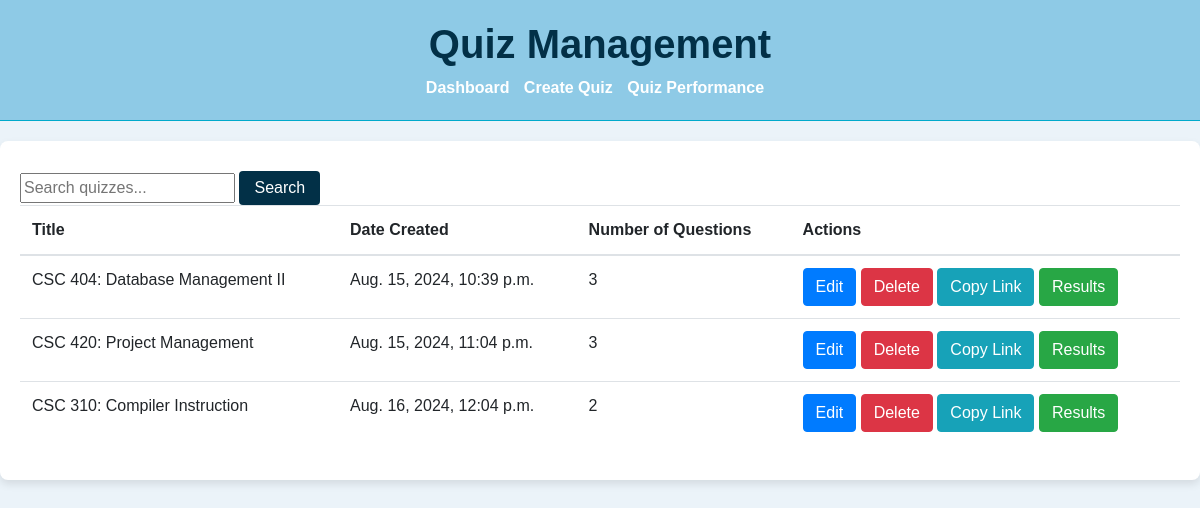
/api/quiz-management/ (signed in), run on the app's committed database.
### quiz/models.py (models this page shows, shortened)
class Quiz(models.Model):
    uuid = models.UUIDField(default=uuid.uuid4, unique=True, editable=False)
    title = models.CharField(max_length=255)
    description = models.TextField()
    created_by = models.ForeignKey(CustomUser, on_delete=models.CASCADE, related_name='quizzes')
    created_at = models.DateTimeField(auto_now_add=True)
    updated_at = models.DateTimeField(auto_now=True)
    time_limit = models.PositiveIntegerField(default=0)
    total_score = models.FloatField(default=0.0)

### quiz/views.py (the view)
# urls.py: path('quiz-management/', quiz_management_view, name='quiz_management'),
@login_required
def quiz_management_view(request):
    if request.method == 'POST':
        quiz_uuid = request.POST.get('delete')
        if quiz_uuid:
            quiz = get_object_or_404(Quiz, uuid=quiz_uuid, created_by=request.user)
            quiz.delete()
        return redirect('quiz_management')
    search_query = request.GET.get('search', '')
    quizzes = Quiz.objects.filter(created_by=request.user)
    if search_query:
        quizzes = quizzes.filter(title__icontains=search_query)
    quizzes_data = []
    for quiz in quizzes:
        num_questions = quiz.questions.count()
        quizzes_data.append({
            'quiz': quiz,
            'num_questions': num_questions
        })
    return render(request, 'quiz_management.html', {'quizzes_data': quizzes_data, 'search_query': search_query})

### templates/quiz_management.html (shortened to what this page needs)
<!DOCTYPE html>
<html lang="en">
<head>
    <link href="https://stackpath.bootstrapcdn.com/bootstrap/4.5.2/css/bootstrap.min.css" rel="stylesheet">
</head>
<body>
    <header>
        <h1>Quiz Management</h1>
        <nav>
            <a href="{% url 'quiz_master_dashboard' %}">Dashboard</a>
            <a href="{% url 'create_quiz' %}">Create Quiz</a>
            <a href="{% url 'quiz_master_analytics' %}">Quiz Performance</a>
        </nav>
    </header>
    <main>
        <section id="search-filter">
            <input type="text" id="search-bar" placeholder="Search quizzes..." aria-label="Search quizzes" value="{{ search_query }}">
            <button id="search-button">Search</button>
        </section>
        <section id="quiz-list">
            <form method="post" action="{% url 'quiz_management' %}">
                <table class="table">
                    <thead>
                        <tr>
                            <th>Title</th>
                            <th>Date Created</th>
                            <th>Number of Questions</th>
                            <th>Actions</th>
                        </tr>
                    </thead>
                    <tbody>
                        {% if quizzes_data %}
                            {% for data in quizzes_data %}
                                <tr>
                                    <td>{{ data.quiz.title }}</td>
                                    <td>{{ data.quiz.created_at }}</td>
                                    <td>{{ data.num_questions }}</td>
                                    <td>
                                        <a href="{% url 'edit_quiz' data.quiz.uuid %}" class="btn btn-primary">Edit</a>
                                        <button type="submit" class="btn btn-danger" name="delete" value="{{ data.quiz.uuid }}">Delete</button>
                                        <button type="button" class="btn btn-info" onclick="copyLink('{{ data.quiz.uuid }}')">Copy Link</button>
                                        <a href="{% url 'quiz_results' data.quiz.uuid %}" class="btn btn-success">Results</a>
                                    </td>
                                </tr>
                            {% endfor %}
                        {% else %}
                            <tr>
                                <td colspan="4" style="text-align: center;">No quizzes available</td>
                            </tr>
                        {% endif %}
                    </tbody>
                </table>
            </form>
        </section>
    </main>
</body>
</html>

### templates/quiz_management.html (style rules this page uses)
body { font-family: Arial, sans-serif; background-color: #ebf3f9; margin: 0; padding: 0; }
header { background-color: #8ecae6; color: #023047; padding: 20px; text-align: center; border-bottom: 1px solid #00a9cb; font-weight: bold; }
header h1 { font-weight: bolder; }
main { padding: 20px; max-width: 1200px; margin: 20px auto; background-color: #fff; border-radius: 8px; box-shadow: 0 4px 8px rgba(0, 0, 0, 0.1); }
button { background-color: #023047; color: #fff; border: none; padding: 10px 15px; cursor: pointer; border-radius: 4px; }
nav a { margin-right: 10px; color: white; text-decoration: none; }
#search-button { background-color: #023047; color: #fff; border: none; padding: 5px 15px; cursor: pointer; border-radius: 4px; margin-top: 10px; }

### data on the page
Quiz: quiz "CSC 404: Database Management II", quiz.created_at "Aug. 15, 2024, 10:39 p.m.", num_questions "3"
Quiz: quiz "CSC 420: Project Management", quiz.created_at "Aug. 15, 2024, 11:04 p.m.", num_questions "3"
Quiz: quiz "CSC 310: Compiler Instruction", quiz.created_at "Aug. 16, 2024, 12:04 p.m.", num_questions "2"
